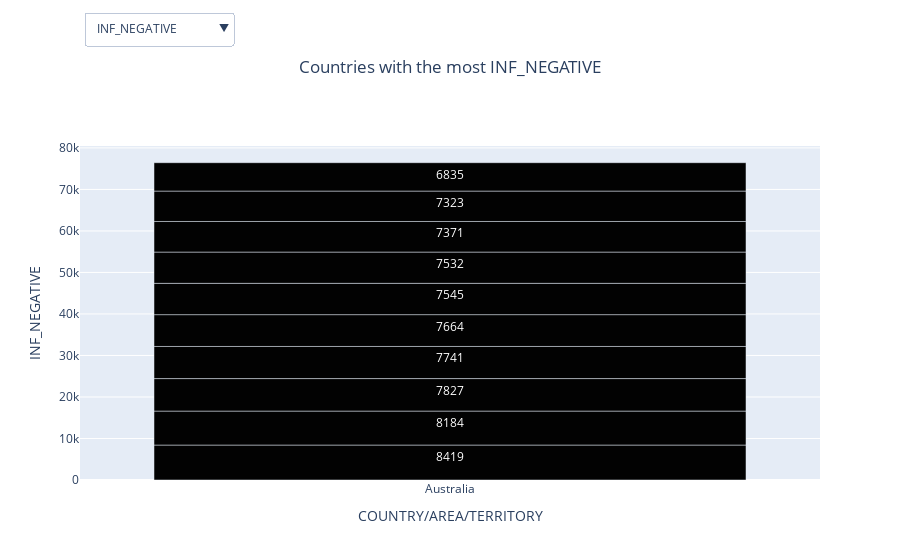

Notebook cell for this chart:
### Code cell
influenza_cases_2122(df1)

### Figure 1 — Plotly figure (JSON) as saved in the notebook; plotly's stock layout.template omitted (floating-point values rounded to 4 significant figures)
{"data": [{"alignmentgroup": "True", "hovertemplate": "COUNTRY/AREA/TERRITORY=%{x}<br>INF_NEGATIVE=%{y}<extra></extra>", "legendgroup": "", "marker": {"color": "#020202", "pattern": {"shape": ""}}, "name": "", "offsetgroup": "", "orientation": "v", "showlegend": false, "textposition": "auto", "texttemplate": "%{y}", "type": "bar", "x": ["Australia", "Australia", "Australia", "Australia", "Australia", "Australia", "Australia", "Australia", "Australia", "Australia"], "xaxis": "x", "y": [8419, 8184, 7827, 7741, 7664, 7545, 7532, 7371, 7323, 6835], "yaxis": "y"}], "layout": {"barmode": "relative", "legend": {"tracegroupgap": 0}, "title": {"text": "Countries with the most INF_NEGATIVE", "x": 0.5}, "updatemenus": [{"buttons": [{"args": [{"x": [["Australia", "Australia", "Australia", "Australia", "Australia", "Australia", "Australia", "Australia", "Australia", "Australia"]], "y": [[8419, 8184, 7827, 7741, 7664, 7545, 7532, 7371, 7323, 6835]]}, {"title": "Countries with the most INF_NEGATIVE"}], "label": "INF_NEGATIVE", "method": "update"}, {"args": [{"x": [["China", "China", "China", "China", "China", "China", "China", "China", "China", "China"]], "y": [[3209, 3159, 2945, 2820, 2606, 2398, 2336, 2288, 2111, 2079]]}, {"title": "Countries with the most INF_ALL"}], "label": "INF_ALL", "method": "update"}, {"args": [{"x": [["China", "China", "China", "China", "China", "China", "China", "China", "China", "China"]], "y": [[3208, 3157, 2938, 2820, 2599, 2398, 2335, 2285, 2082, 2076]]}, {"title": "Countries with the most INF_B"}], "label": "INF_B", "method": "update"}, {"args": [{"x": [["Malaysia", "Malaysia", "Malaysia", "Malaysia", "Malaysia", "Malaysia", "China", "Malaysia", "Malaysia", "China"]], "y": [[120, 116, 111, 77, 50, 37, 31, 26, 23, 22]]}, {"title": "Countries with the most BNOTDETERMINED"}], "label": "BNOTDETERMINED", "method": "update"}, {"args": [{"x": [["China", "Republic of Korea", "Australia", "Mongolia", "Mongolia", "Mongolia", "Mongolia", "Mongolia", "Mongolia", "Mongolia"]], "y": [[2, 1, 0, 0, 0, 0, 0, 0, 0, 0]]}, {"title": "Countries with the most BYAM"}], "label": "BYAM", "method": "update"}, {"args": [{"x": [["China", "China", "China", "China", "China", "China", "China", "China", "China", "China"]], "y": [[3197, 3126, 2936, 2812, 2594, 2389, 2317, 2276, 2067, 2063]]}, {"title": "Countries with the most BVIC"}], "label": "BVIC", "method": "update"}, {"args": [{"x": [["China", "China", "China", "China", "China", "Australia", "China", "China", "China", "Australia"]], "y": [[1901, 1837, 1764, 1756, 1584, 1455, 1452, 1394, 1393, 1382]]}, {"title": "Countries with the most INF_A"}], "label": "INF_A", "method": "update"}, {"args": [{"x": [["Australia", "Australia", "Australia", "Australia", "Australia", "Australia", "Australia", "Australia", "Australia", "Australia"]], "y": [[1083, 998, 952, 863, 663, 648, 578, 495, 491, 276]]}, {"title": "Countries with the most ANOTSUBTYPED"}], "label": "ANOTSUBTYPED", "method": "update"}, {"args": [{"x": [["Australia", "Philippines", "Mongolia", "Mongolia", "Mongolia", "Mongolia", "Mongolia", "Mongolia", "Mongolia", "Mongolia"]], "y": [[0, 0, 0, 0, 0, 0, 0, 0, 0, 0]]}, {"title": "Countries with the most AH5"}], "label": "AH5", "method": "update"}, {"args": [{"x": [["China", "China", "China", "China", "China", "China", "China", "China", "China", "China"]], "y": [[1901, 1837, 1764, 1756, 1584, 1452, 1394, 1393, 1331, 1130]]}, {"title": "Countries with the most AH3"}], "label": "AH3", "method": "update"}, {"args": [{"x": [["Australia", "Australia", "Australia", "Australia", "Australia", "Australia", "Australia", "Australia", "Australia", "Australia"]], "y": [[39, 28, 24, 19, 17, 16, 14, 11, 11, 10]]}, {"title": "Countries with the most AH1N12009"}], "label": "AH1N12009", "method": "update"}, {"args": [{"x": [["Mongolia", "Australia", "Mongolia", "Mongolia", "Mongolia", "Mongolia", "Mongolia", "Mongolia", "Mongolia", "Mongolia"]], "y": [[1, 0, 0, 0, 0, 0, 0, 0, 0, 0]]}, {"title": "Countries with the most AH1"}], "label": "AH1", "method": "update"}, {"args": [{"x": [["Viet Nam", "Lao People's Democratic Republic", "Lao People's Democratic Republic", "Lao People's Democratic Republic", "Lao People's Democratic Republic", "Lao People's Democratic Republic", "Lao People's Democratic Republic", "Lao People's Democratic Republic", "Lao People's Democratic Republic", "Lao People's Democratic Republic"]], "y": [[2022, 2022, 2022, 2022, 2022, 2022, 2022, 2022, 2022, 2022]]}, {"title": "Countries with the most ISO_YEAR"}], "label": "ISO_YEAR", "method": "update"}], "direction": "down", "showactive": true, "x": 0.005, "xanchor": "left", "y": 1.4, "yanchor": "top"}], "xaxis": {"anchor": "y", "domain": [0, 1], "title": {"text": "COUNTRY/AREA/TERRITORY"}}, "yaxis": {"anchor": "x", "domain": [0, 1], "title": {"text": "INF_NEGATIVE"}}}}
